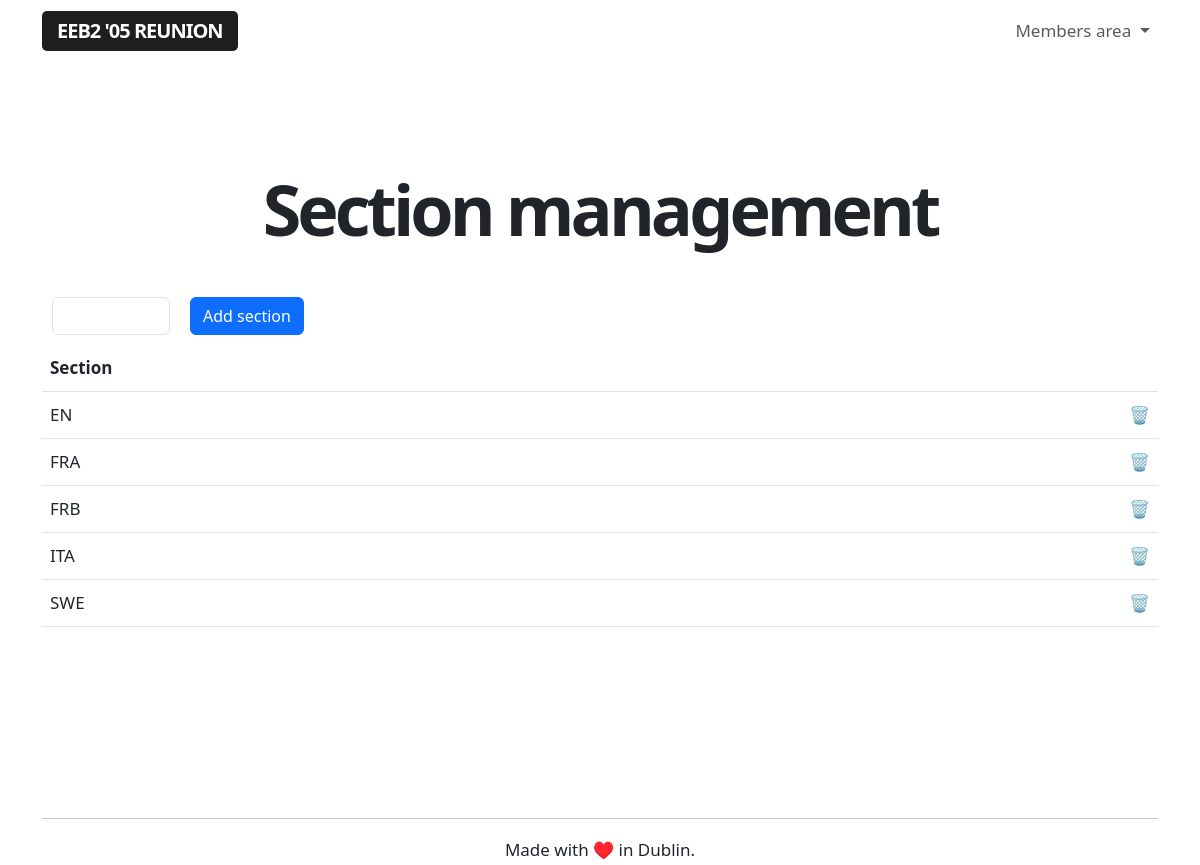
Screenshot of /admin/sections (signed in) with the database file from the repository.
### app/models.py (models this page shows, shortened)
class Section(db.Model):
    id = db.Column(db.Integer, primary_key=True)
    section = db.Column(db.String(64), index=True, unique=True)

### app/routes.py (the view)
@app.route('/admin/sections', methods=['GET', 'POST'])
@login_required
def adminsectionmanagement():
    if current_user.role == 'admin':
        sections = Section.query.order_by(Section.section.asc())
        form = AddSectionForm()
        if form.validate_on_submit():
            s = Section(section=form.sectioninput.data.upper())
            db.session.add(s)
            db.session.commit()
            flash('Section successfully added')
            return redirect(url_for('adminsectionmanagement'))
    else:
        flash('This is a restricted area.')
        return redirect(url_for('index'))
    return render_template("section_management.html", title='Section management',
        sections=sections, form=form)

### app/forms.py (shortened to what this page needs)
class AddSectionForm(FlaskForm):
    sectioninput = StringField('', validators=[DataRequired()])
    submit = SubmitField('Add section')

### app/models.py (called while the page is built)
@login.user_loader
def load_user(id):
    return User.query.get(int(id))

### app/templates/section_management.html (shortened to what this page needs)
{% extends "base.html" %}
{% block content %}
<div class="title">
    <h1>Section management</h1>
</div>
<br>
<br>
<form action="" method="post" novalidate >
    <table>
        <tbody>
            <tr>
                <td class="guesttable">
                    {{ form.sectioninput(size=5, class_='form-control') }}
                </td>
                <td class="guesttable">
                    {{ form.submit(class_='btn btn-primary') }}
                </td>
            </tr>
        </tbody>
    </table>
</form>
<table class="table">
    <tr>
        <th>Section</th>
        <th></th>
    </tr>
{% for section in sections %}
    {% include '_sections.html' %}
{% endfor %}
</table>
{% endblock %}

### app/templates/_sections.html
<tr>
    <td>{{ section.section }}</td>
    <td><a class="nolinkdecoration alignright" href="{{ url_for('delete_section', sectionid=section.id) }}">🗑️</td>
</tr>

### app/static/styles.css (style rules this page uses)
body { font-size: 17px !important; line-height: 30px !important; }
h1 { font-size: 70px !important; letter-spacing: -4px; text-align: center; font-weight: 800 !important; line-height: 75px !important; }
.title h1 { margin-bottom: -20px !important; margin-top: 40px; }
.nolinkdecoration { text-decoration: none; }
.alignright { margin-left: auto; margin-right: 0; display: table; }
.guesttable { vertical-align: bottom; padding: 10px; }

### rows the page displays
Section: section "EN"
Section: section "FRA"
Section: section "FRB"
Section: section "ITA"
Section: section "SWE"
